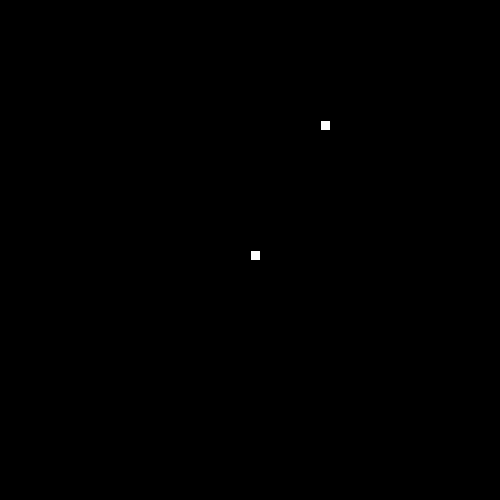
Frame 1 (no input)
Frame 60 (the mouse pressed at the canvas centre just before this capture): identical to frame 1, image omitted
Frame 120 (the mouse held since frame 60 and released just before this capture): identical to frame 1, image omitted

The Processing sketch that drew this single still picture (run headless with seeded random() and noise(); from frame 60 on, the mouse is pressed at the canvas centre):

// Processing sketch: SnakeRecipe
// ── SnakeRecipe.pde

// 1. Follow the recipe instructions inside the Segment class.

// The Segment class will be used to represent each part of the moving snake.

class Segment {
int x;
int y;
  //2. Create x and y member variables to hold the location of each segment.

  // 3. Add a constructor with parameters to initialize each variable.

Segment(int x, int y){
  setX(x);
 setY(y);
}

  // 4. Add getter and setter methods for both the x and y member variables.
 int getX(){
    return x;
  }
   int getY(){
    return y;
  }
  void setX(int x){
    this.x=x;
  }
    void setY(int y){
     this.y=y;
  }
}


// 5. Create (but do not initialize) a Segment variable to hold the head of the Snake
Segment s;


// 6. Create and initialize a String to hold the direction of your snake e.g. "up"
String wae="";


// 7. Create and initialize a variable to hold how many pieces of food the snake has eaten.
// give it a value of 1 to start.
int noms = 1;


// 8. Create and initialize foodX and foodY variables to hold the location of the food.

// (Hint: use the random method to set both the x and y to random locations within the screen size (500 by 500).)

int foodX = ((int)random(50)*10);

int foodY = ((int)random(50)*10);


void setup() {

  // 9. Set the size of your sketch (500 by 500).

  size(500, 500);


  // 10. initialize your head to a new segment.
s = new Segment(250,250);

  // 11. Use the frameRate(int rate) method to set the rate to 20.
 frameRate(20);
}


void draw() {

  background(0);


  //12. Call the manageTail, drawFood, drawSnake, move, and collision methods.
 
  drawFood();
  drawSnake();
  move();
  collision();
}


// 13. Complete the drawFood method below. (Hint: each piece of food should be a 10 by 10 rectangle).

void drawFood() {
  rect(foodX,foodY,10,10);
}


//14. Draw the snake head (use a 10 by 10 rectangle)

void drawSnake() {
rect(s.x,s.y,10,10);

  //test your code
   manageTail();
}


// 15. Complete the move method below.

void move() {

  // 16. Using a switch statement, make your snake head move by 10 pixels in the correct direction.
  //This is an incomplete switch statement:
  
  switch(wae) {
  case "up":
    // move head up here 
    s.y=s.y-10;
    break;
  case "down":
    // move head down here 
    s.y=s.y+10;
    break;
  case "left":
   // figure it out 
   s.x=s.x-10;
    break;
  case "right":
    // mystery code goes here 
    s.x=s.x+10;
    break;
  }
  


  // 17. Call the checkBoundaries method to make sure the snake head doesn't go off the screen.
  checkBoundaries();
}


// 18. Complete the keyPressed method below. Use if statements to set your direction variable depending on what key is pressed.

void keyPressed() {
if(key == CODED){
            if(keyCode == UP&&!wae.equals("down"))
            {
                 
                  wae="up";
            }
            else if(keyCode == DOWN&&!wae.equals("up"))
            {
             
                  wae="down";
            }
            else if(keyCode == RIGHT&&!wae.equals("left"))
            {
               
                 wae="right";
            }
            else if(keyCode == LEFT&&!wae.equals("right"))
            {
             wae="left";
                  
            }
      }
}



// 19. check if your head is out of bounds (teleport your snake head to the other side).

void checkBoundaries() {
  if(s.y<=0){
   
    s.y=500;
    
   
  }
  else if(s.x>=500){
     s.x=0;
  }
   else if(s.y>=500){
     s.y=0;
  } else if(s.x<=0){
     s.x=500;
  }



//20. Make sure that the key for your current direction’s opposite doesn’t work(i.e. If you’re going up, down key shouldn’t work)


}
// 21. Complete the missing parts of the collision method below.

void collision() {

  // If the segment is colliding with a piece of food...
     // Increase the amount of food eaten and set foodX and foodY to new random locations.
     if(s.x==foodX&&s.y==foodY){
        foodX = ((int)random(50)*10);

foodY = ((int)random(50)*10);
     
     noms=noms+1;
}
}


/**
 
 ** Part 2: making the tail (the rest of the snake)
 
 **/

//  1. Create and initialize an ArrayList of Segments. (This will be your snake tail!)
ArrayList <Segment> tails = new ArrayList<Segment>();

// 2. Complete the missing parts of the manageTail method below and call it in the draw method.

void manageTail() {

  //Call the drawTail and checkTailCollision methods.
drawTail();
checkTailCollision();
  // Add a new Segment to your ArrayList that has the same X and Y as the head of your snake.
tails.add(new Segment(s.x,s.y));
  // To keep your tail the right length:
  // while the tail size is greater than the number of food pieces eaten, remove the first Segment in your tail.
while(tails.size()>noms){
  tails.remove(0);
}
}

void drawTail() {
  int sn= 10;
    // Draw a 10 by 10 rectangle for each Segment in your snake ArrayList.
    for(int i = 0; i<tails.size(); i++){
      /*if(wae.equals("up")){
        
      rect(s.x,s.y+sn,10,10);
      sn=sn+10;
      }
      else if(wae.equals("down")){
        
        rect(s.x,s.y-sn,10,10);
      sn=sn+10; 
      }
      else if(wae.equals("left")){
        
        rect(s.x+sn,s.y,10,10);
      sn=sn+10; 
      }
      else if(wae.equals("right")){
       
        rect(s.x-sn,s.y,10,10);
      sn=sn+10; 
      }*/
      rect(tails.get(i).x,tails.get(i).y,10,10);
    }
}


// 3. Complete the missing parts of the bodyCollision method below.

void checkTailCollision() {

  // If your head has the same location as one of your segments...
if(s.x==s.x+10&&s.y==s.y){
  noms=1;
}
  // reset your food variable

  //Call this method at the beginning of your manageTail method.
}
